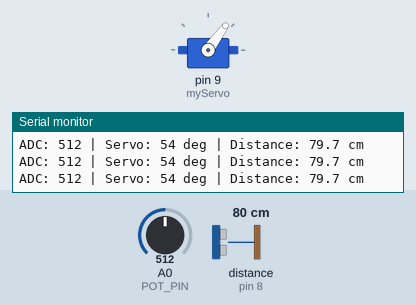
Bench run of a sketch on a simulated Arduino Uno, built with avr-gcc and run on an emulated ATmega328P. On the bench: servo, the last lines printed to the serial monitor. Wiring (inferred from the names in the program): ultrasonic range finder: trigger pin 7; echo pin 8. The inputs (shaded band) are chosen by the test bench; at power-on: A0 (POT_PIN) = 512, distance to the obstacle (sensor on pin 8) 80 cm. The echo pulse lasts 58.3 µs per cm.

Above: at 1.7 s.
1.8 s: A0 (POT_PIN) set to 340
At 2.2 s:
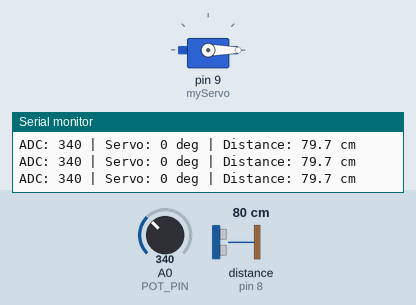
3.3 s: A0 (POT_PIN) set to 716
At 4.4 s:
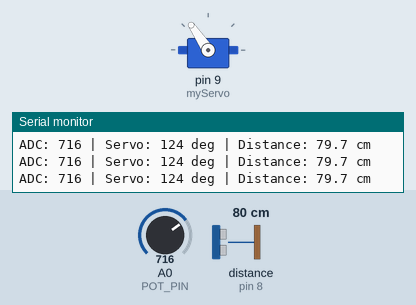
4.8 s: A0 (POT_PIN) set to 860
At 5.5 s:
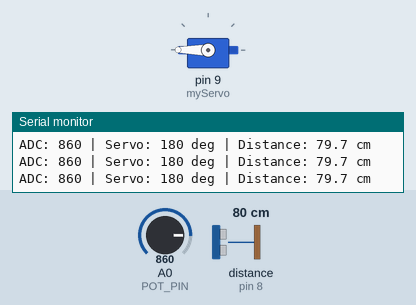
6.3 s: A0 (POT_PIN) set to 840
At 7.3 s:
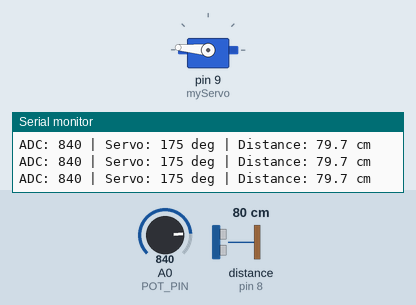
10.8 s: A0 (POT_PIN) set to 900
At 11.8 s:
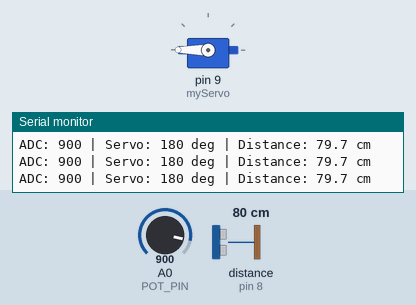
Timing chart, 0 to 13.8 s (numbered marks = the images above; inputs shaded):
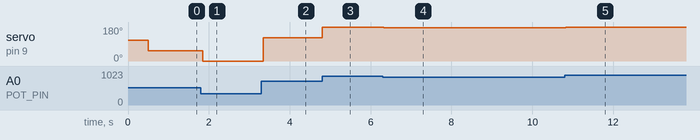

The sketch:

slave_sensor_test.ino
```cpp
// Standalone SG90 + HC-SR04 check reconstructed from thesis Appendix A.
// Note: this sketch uses the earlier standalone calibration, not the final Simulink mapping.
#include <Servo.h>
Servo myServo;
const int POT_PIN = A0;
const int TRIG_PIN = 7;
const int ECHO_PIN = 8;
const int POT_MIN = 350;
const int POT_MID = 680;
const int POT_MAX = 850;

void setup() {
  Serial.begin(9600);
  pinMode(TRIG_PIN, OUTPUT);
  pinMode(ECHO_PIN, INPUT);
  myServo.attach(9);
  myServo.write(110);
  delay(500);
}

void loop() {
  const int adc = analogRead(POT_PIN);
  int angle;
  if (adc < POT_MID) {
    angle = map(adc, POT_MIN, POT_MID, 0, 110);
  } else {
    angle = map(adc, POT_MID, POT_MAX, 110, 180);
  }
  angle = constrain(angle, 0, 180);
  myServo.write(angle);

  digitalWrite(TRIG_PIN, LOW);
  delayMicroseconds(2);
  digitalWrite(TRIG_PIN, HIGH);
  delayMicroseconds(10);
  digitalWrite(TRIG_PIN, LOW);
  unsigned long duration_us = pulseIn(ECHO_PIN, HIGH, 30000UL);
  // No echo returns 0: treat as invalid rather than "distance = 0".
  float distance_cm = duration_us ? duration_us * 0.0343f / 2.0f : -1.0f;

  Serial.print("ADC: "); Serial.print(adc);
  Serial.print(" | Servo: "); Serial.print(angle);
  Serial.print(" deg | Distance: ");
  if (distance_cm < 0) Serial.println("no echo");
  else { Serial.print(distance_cm, 1); Serial.println(" cm"); }
  delay(20);
}
```

Measured:
- after the input at 1.8 s, servo on pin 9 (myServo): 54° → 0° after 0.05 s
- after the input at 3.3 s, servo on pin 9 (myServo): 0° → 124° at once
- after the input at 4.8 s, servo on pin 9 (myServo): 124° → 180° at once
- after the input at 6.3 s, servo on pin 9 (myServo): 180° → 175° at once
- after the input at 10.8 s, servo on pin 9 (myServo): 175° → 180° at once
